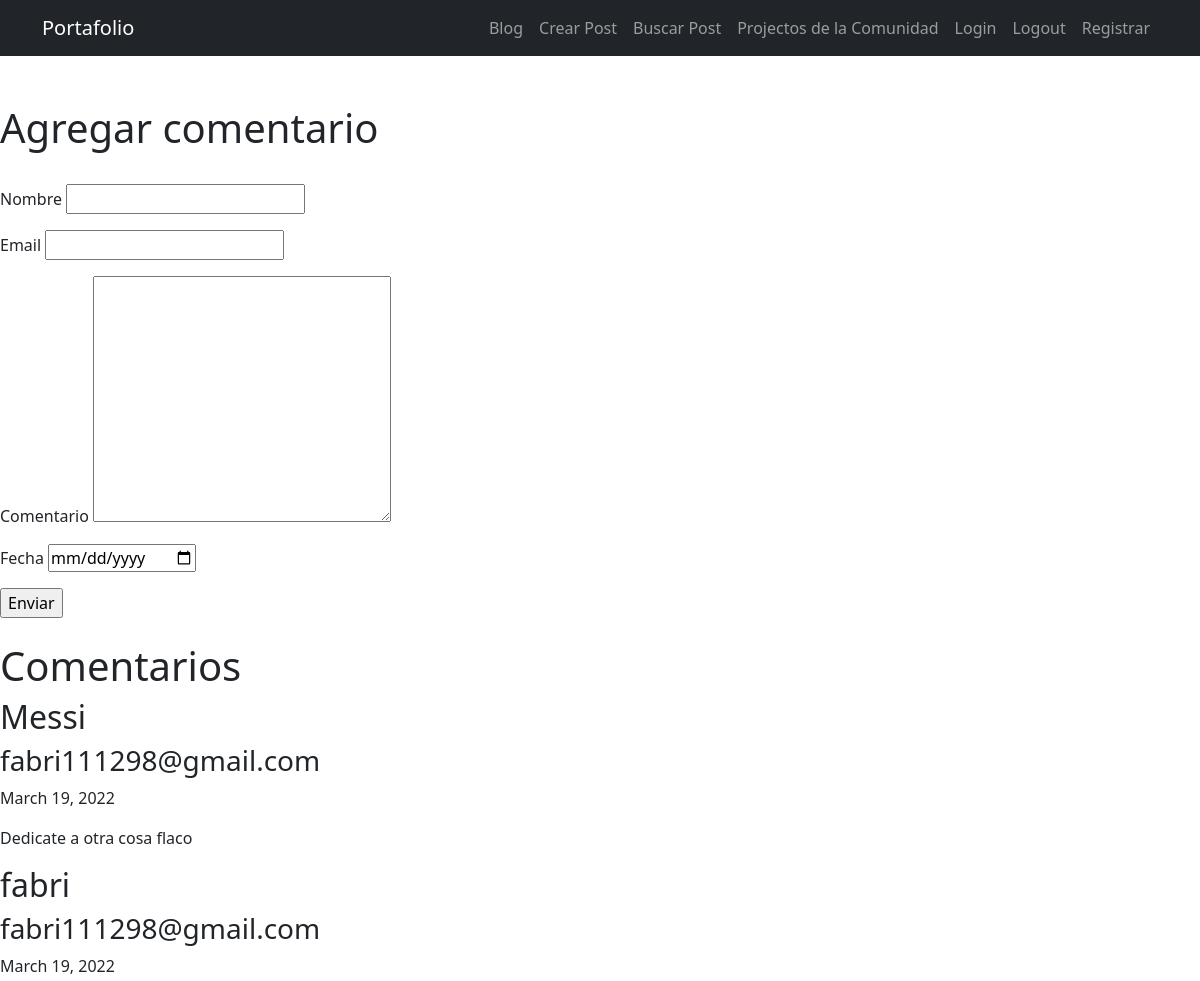
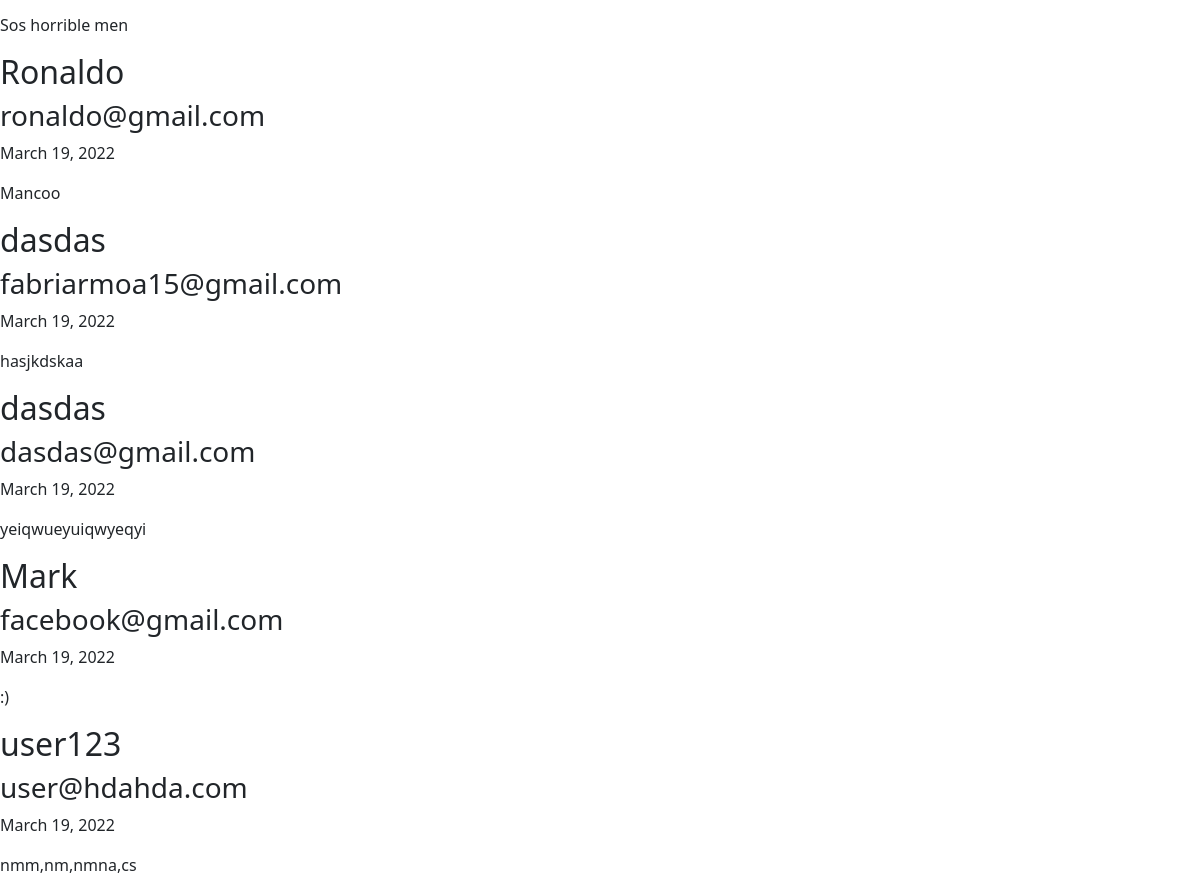
/comentario/, run on the app's committed database (2 pictures, top to bottom).
### portfolio/models.py (models this page shows)
class Comentario(models.Model):
    nombre = models.CharField(max_length=30)
    email = models.EmailField()
    comentario = models.TextField()
    date = models.DateField(datetime.date.today)

### portfolio/views.py (the view, shortened to what this page needs)
# urls.py: path('comentario/', views.cargar_comentario, name='comentario'),
def cargar_comentario(request):
    lista_comentario = Comentario.objects.all()
    return render(request, 'formulario_comentario.html',{'lista_comentario': lista_comentario})

### portfolio/templates/formulario_comentario.html (shortened to what this page needs)
{% extends 'layout.html' %}
{% block form_comentario %}
<h1>Agregar comentario</h1>
<br>
<form action="{% url 'comentario'%}" method="POST">
   <p>Nombre <input type="text" name="nombre"></p>
   <p>Email <input type="text" name="email" id=""></p>
   <p>Comentario <textarea name="comentario" id="" cols="30" rows="10"></textarea></p>
   <p>Fecha <input type="date" name="date" id=""></p>
    <input type="submit" value="Enviar">
</form>
<br>
<h1>Comentarios</h1>
    {% for comentario in lista_comentario %}
    <h2>{{comentario.nombre}}</h2>
    <h3>{{comentario.email}}</h3>
    <p>{{comentario.date}}</p>
    <p>{{comentario.comentario}}</p>
{% endfor %}
{% endblock %}

### data on the page
Comentario: nombre "Messi", email "fabri111298@gmail.com", date "March 19, 2022", comentario "Dedicate a otra cosa flaco"
Comentario: nombre "fabri", email "fabri111298@gmail.com", date "March 19, 2022", comentario "Sos horrible men"
Comentario: nombre "Ronaldo", email "ronaldo@gmail.com", date "March 19, 2022", comentario "Mancoo"
Comentario: nombre "dasdas", email "fabriarmoa15@gmail.com", date "March 19, 2022", comentario "hasjkdskaa"
Comentario: nombre "dasdas", email "dasdas@gmail.com", date "March 19, 2022", comentario "yeiqwueyuiqwyeqyi"
Comentario: nombre "Mark", email "facebook@gmail.com", date "March 19, 2022", comentario ":)"
Comentario: nombre "user123", email "user@hdahda.com", date "March 19, 2022", comentario "nmm,nm,nmna,cs"
